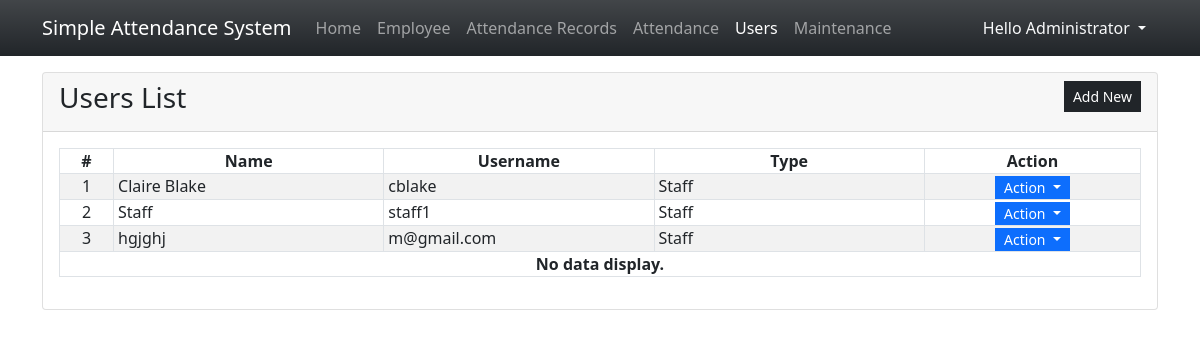
Before: /?page=users (signed in) with the older database file.
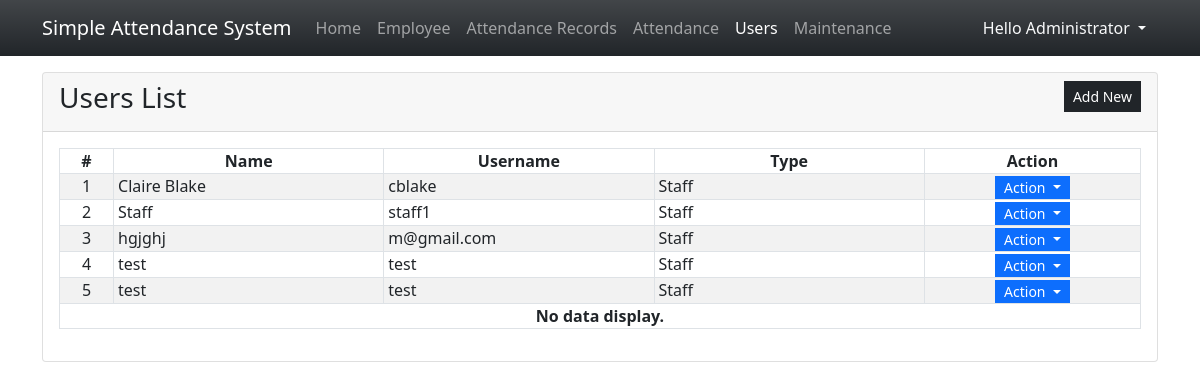
After: the same page with the newer database file.
### tables this page shows
CREATE TABLE `user_list` (
            `user_id` INTEGER NOT NULL PRIMARY KEY AUTOINCREMENT,
            `fullname` INTEGER NOT NULL,
            `username` TEXT NOT NULL,
            `password` TEXT NOT NULL,
            `type` INTEGER NOT NULL,
            `status` INTEGER NOT NULL Default 1,
            `date_created` TIMESTAMP DEFAULT CURRENT_TIMESTAMP
        );

### users.php (the view, shortened to what this page needs)
<div class="card">
    <div class="card-header d-flex justify-content-between">
        <h3 class="card-title">Users List</h3>
        <div class="card-tools align-middle">
            <button class="btn btn-dark btn-sm py-1 rounded-0" type="button" id="create_new">Add New</button>
        </div>
    </div>
    <div class="card-body">
        <table class="table table-hover table-striped table-bordered">
            <colgroup>
                <col width="5%">
                <col width="25%">
                <col width="25%">
                <col width="25%">
                <col width="20%">
            </colgroup>
            <thead>
                <tr>
                    <th class="text-center p-0">#</th>
                    <th class="text-center p-0">Name</th>
                    <th class="text-center p-0">Username</th>
                    <th class="text-center p-0">Type</th>
                    <th class="text-center p-0">Action</th>
                </tr>
            </thead>
            <tbody>
                <?php
                $sql = "SELECT * FROM `user_list` where user_id != 1 order by `fullname` asc";
                $qry = $conn->query($sql);
                $i = 1;
                    while($row = $qry->fetchArray()):
                ?>
                <tr>
                    <td class="text-center p-0"><?php echo $i++; ?></td>
                    <td class="py-0 px-1"><?php echo $row['fullname'] ?></td>
                    <td class="py-0 px-1"><?php echo $row['username'] ?></td>
                    <td class="py-0 px-1"><?php echo ($row['type'] == 1)? 'Administrator':'Staff' ?></td>
                    <th class="text-center py-0 px-1">
                        <div class="btn-group" role="group">
                            <button id="btnGroupDrop1" type="button" class="btn btn-primary dropdown-toggle btn-sm rounded-0 py-0" data-bs-toggle="dropdown" aria-expanded="false">
                            Action
                            </button>
                        </div>
                    </th>
                </tr>
                <?php endwhile; ?>
                <?php if(!$qry->fetchArray()): ?>
                    <tr>
                        <th class="text-center p-0" colspan="5">No data display.</th>
                    </tr>
                <?php endif; ?>
            </tbody>
        </table>
    </div>
</div>

Changed rows visible on the page:
added user_list: fullname "test", username "test", type "Staff"
added user_list: fullname "test", username "test", type "Staff"
